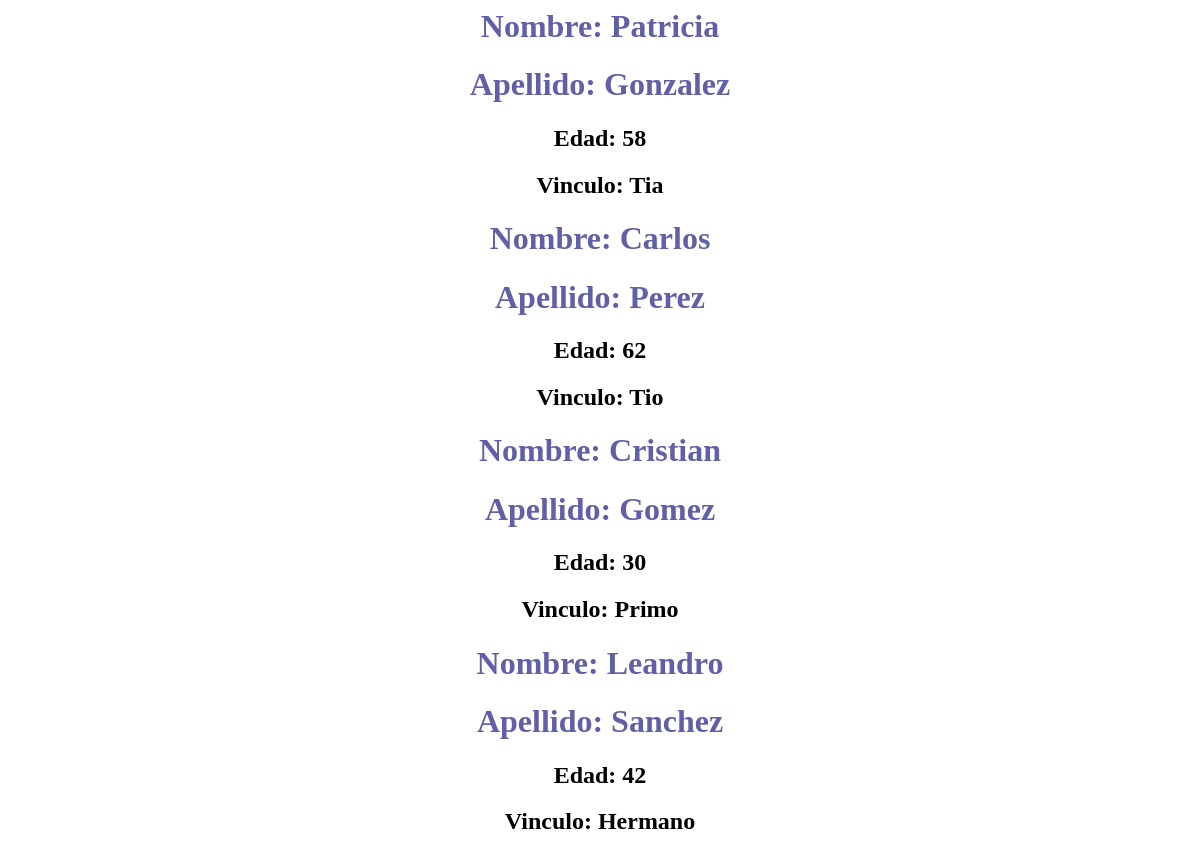
The page /lista/ on the database as committed earlier.
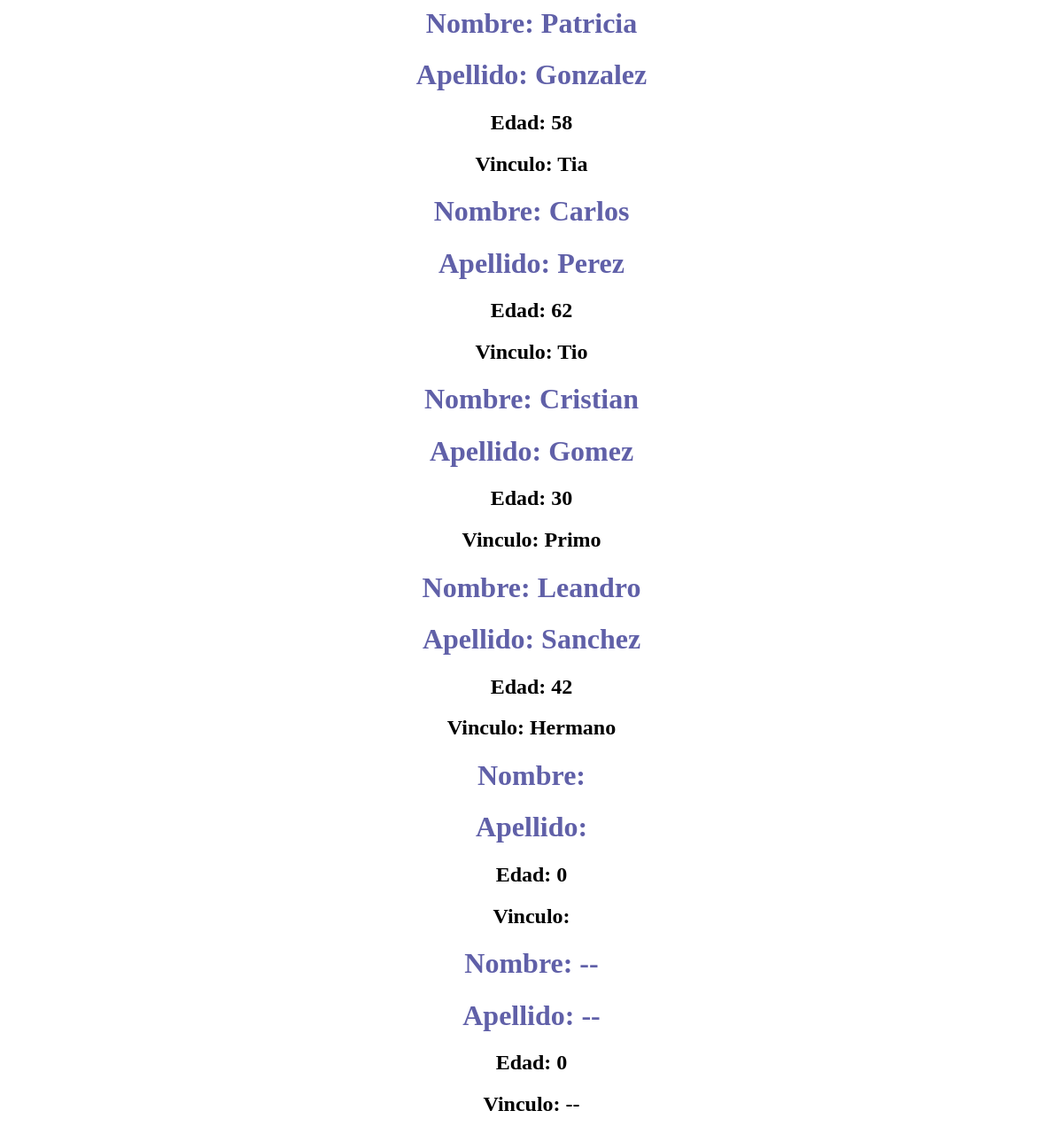
The same page on the database as committed later.
### personas/models.py (models this page shows)
class Persona(models.Model):
    name = models.CharField(max_length=40)
    last_name= models.CharField(max_length=40)
    parent=models.CharField(max_length=40)
    ages= models.IntegerField()
    date = models.DateField(auto_now_add=True)

### personas/views.py (the view)
# urls.py: path('lista/', list_person, name= "listar_personas")
def list_person(resquest):
    persons=Persona.objects.all()
    context={"persons": persons}
    return  render(resquest,"list.html",context=context)

### templates/list.html
    {% for person in persons %}
    <h1 style="text-align: center ; color: rgb(96, 96, 168) ;">Nombre: {{person.name}}</h1>
    <h1 style="text-align: center ; color: rgb(96, 96, 168) ;">Apellido: {{person.last_name}}</h1>
    <h2 style="text-align: center ;">Edad: {{person.ages}}</h2>
    <h2 style="text-align: center ;">Vinculo: {{person.parent}}</h2>
    {% endfor %}

Rows that differ between the two databases and show on the page:
added Persona: ages "0"
added Persona: name "--", last_name "--", ages "0", parent "--"
